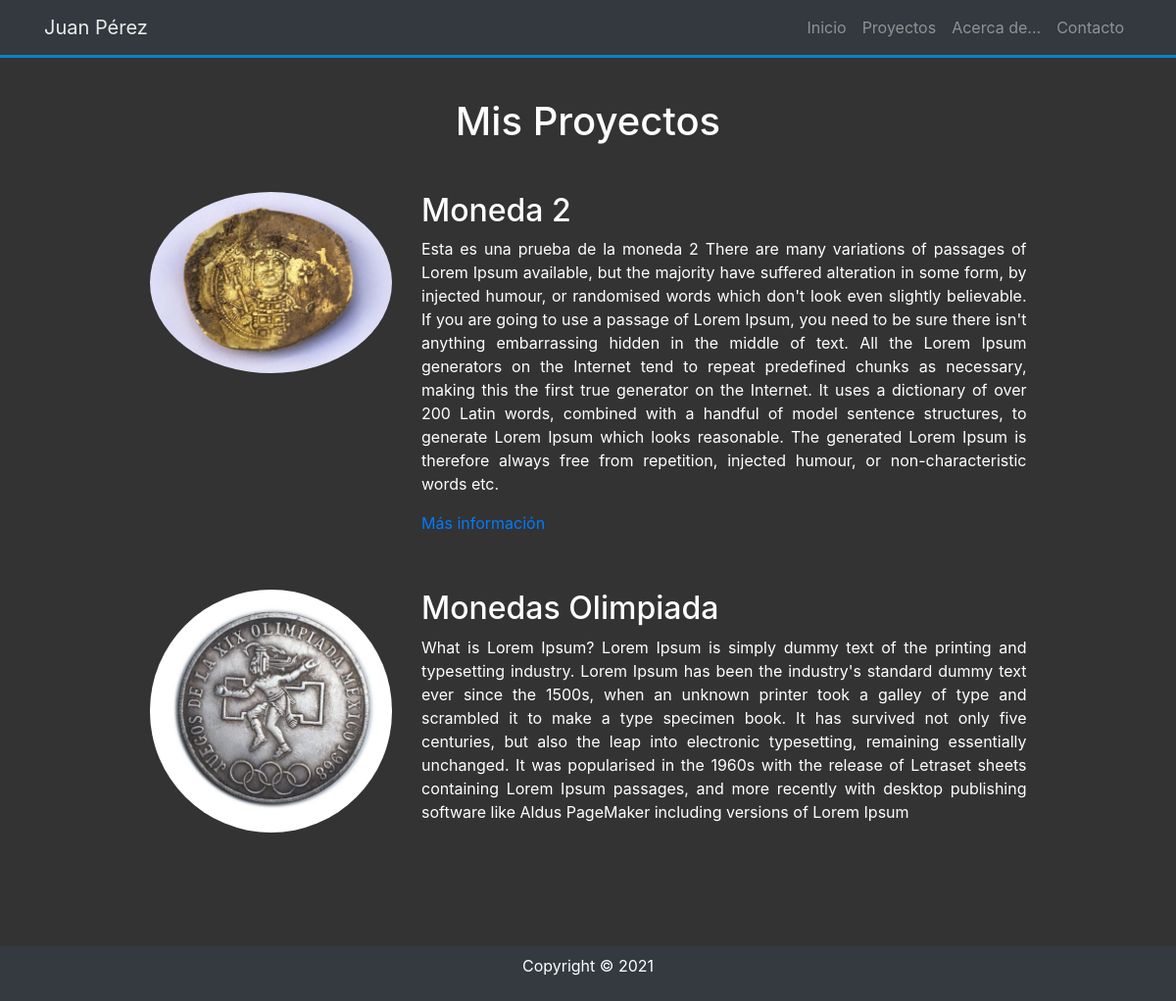
The app's page /project/ with its own data.
### proyecto/models.py (models this page shows, shortened)
class Project(models.Model):
    title = models.CharField(max_length=200, verbose_name="Título")
    description = models.TextField(verbose_name="Descripción")
    image = models.ImageField(verbose_name="Imágen", upload_to="projects")
    link = models.URLField(null=True, blank=True, verbose_name="Dirección Web")
    created = models.DateTimeField(
        auto_now_add=True, verbose_name="Fecha de cración")
    updated = models.DateTimeField(
        auto_now=True, verbose_name="Fecha de edición")
    class Meta:
        verbose_name = "Proyecto"
        verbose_name_plural = "Proyectos"
        ordering = ['-created']

### proyecto/views.py (the view)
# urls.py: path('project/', proyecto_views.project, name="project"),
def project(request):
    projects = Project.objects.all()
    return render(request, "proyecto/project.html", {'projects': projects})

### proyecto/templates/proyecto/project.html (shortened to what this page needs)
{% extends 'core/base.html'%}
{% block content %} {% load static %}
<div class="margen_top container">
  <div class="container">
  <h1 class='text-center'>Mis Proyectos</h1>
  </div>
  <div class="row">
    <div class="col d-sm-block">
      <div class="container">
        {% for project in projects %}
          <div class="row project">
            <div class="col-lg-3 col-md-4 offset-lg-1">
              <img
                class="img-fluid mb-3 rounded-circle"
                src="{{project.image.url}}"
                alt=""
              />
            </div>
            <div class="col-lg-7 col-md-8">
              <h2 class="section-heading title">
                {{project.title}}
              </h2>
              <p class="text-justify">
                {{project.description}}
              </p>
              {% if project.link %}
                <p>
                  <a href="{{project.link}}">Más información</a>
                </p>
              {% endif %}
            </div>
          </div>
        {% endfor %}
      </div>
    </div>
  </div>
</div>
{% endblock %}

### core/templates/core/base.html (shortened to what this page needs)
<!DOCTYPE html>
<html lang="en">
  <head>
    {% load static %}
    <link
      rel="stylesheet"
      href="https://use.fontawesome.com/releases/v5.0.13/css/all.css"
    />
    <link
      rel="stylesheet"
      href="https://stackpath.bootstrapcdn.com/bootstrap/4.1.1/css/bootstrap.min.css"
    />
    <link rel="stylesheet" href=" {% static 'core/css/style.css' %} " />
  </head>
  <body data-spy="scroll" data-target="#main-nav" id="home">
    <nav
      class="navbar navbar-expand-sm bg-dark navbar-dark fixed-top"
      id="main-nav"
    >
      <div class="container">
        <a href="index.html" class="navbar-brand">Juan Pérez</a>
        <div class="collapse navbar-collapse" id="navbarCollapse">
          <ul class="navbar-nav ml-auto">
            <li class="nav-item">
              <a href="{% url 'home' %}" class="nav-link">Inicio</a>
            </li>
            <li class="nav-item">
              <a href="{% url 'project' %}" class="nav-link">Proyectos</a>
            </li>
            <li class="nav-item">
              <a href="{% url 'about' %}" class="nav-link">Acerca de...</a>
            </li>
            <li class="nav-item">
              <a href="{% url 'contact' %}" class="nav-link">Contacto</a>
            </li>
          </ul>
        </div>
      </div>
    </nav>
    {% block content %} {% endblock %}
    <footer id="main-footer" class="bg-dark">
      <div class="container">
        <div class="row">
          <div class="col text-center py-2">
            <p>Copyright &copy; <span id="year"></span></p>
          </div>
        </div>
      </div>
    </footer>
  </body>
</html>

### core/static/core/css/style.css (style rules this page uses)
body { background: #333; color: #fff; }
.navbar { border-bottom: #008ed6 3px solid; opacity: 0.9; }
.margen_top { margin-top: 100px; margin-bottom: 100px; }
.project { padding-top: 40px; }

### records on screen
Project: image (picture), title "Moneda 2", description "Esta es una prueba de la moneda 2 There are many variations of passages of Lorem Ipsum available, but the majority have suffered alteration in some form, by injected humour, or randomised words which don't look even slightly believable. If you are going to use a passage of Lorem Ipsum, you need to be sure there isn't anything embarrassing hidden in the middle of text. All the Lorem Ipsum generators on the Internet tend to repeat predefined chunks as necessary, making this the first true generator on the Internet. It uses a dictionary of over 200 Latin words, combined with a handful of model sentence structures, to generate Lorem Ipsum which looks reasonable. The generated Lorem Ipsum is…"
Project: image (picture), title "Monedas Olimpiada", description "What is Lorem Ipsum? Lorem Ipsum is simply dummy text of the printing and typesetting industry. Lorem Ipsum has been the industry's standard dummy text ever since the 1500s, when an unknown printer took a galley of type and scrambled it to make a type specimen book. It has survived not only five centuries, but also the leap into electronic typesetting, remaining essentially unchanged. It was popularised in the 1960s with the release of Letraset sheets containing Lorem Ipsum passages, and more recently with desktop publishing software like Aldus PageMaker including versions of Lorem Ipsum"
